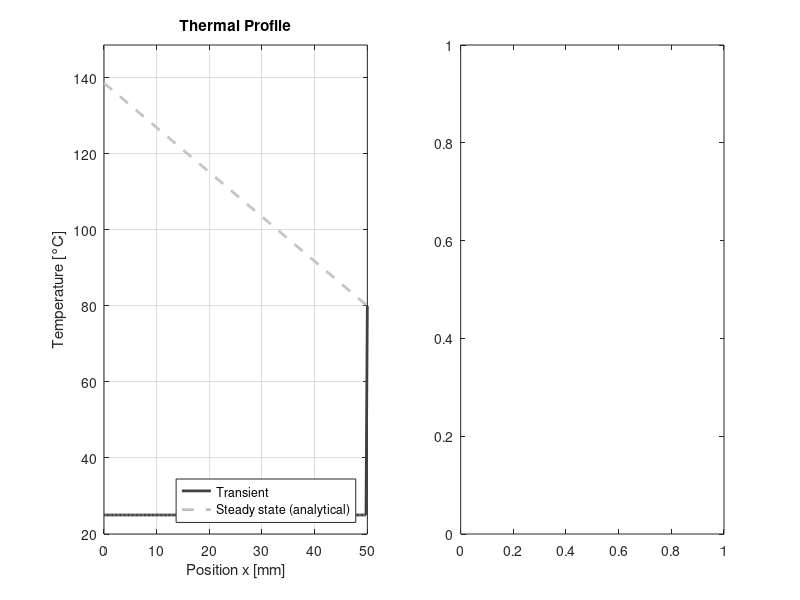

MATLAB code for this plot: (Note: this script raises an error after producing the figure.)
%% 1D Thermal Diffusion: Aluminium Bar
%  Left BC   (x=0): imposed heat flux  q_in = 25 W  (Neumann)
%  Right BC  (x=L): fixed temperature  T_sink = 80 °C (Dirichlet)
%
%  Geometry: 3 mm x 30 mm x 50 mm (cross-section A = 9e-5 m^2)
%
%  Method: explicit finite differences (FTCS) with ghost node for
%          the Neumann condition at the left boundary.
%

clear; clc; close all;

%% ── 1. Physical Parameters ──────────────────────────────────────────────
L     = 0.050;          % Bar length                    [m]
alpha = 98e-6;          % Thermal diffusivity of Al     [m²/s]
k     = 237;            % Thermal conductivity of Al    [W/(m·K)]
A     = 3e-3 * 30e-3;   % Cross-section: 3 mm × 30 mm   [m²]  = 9e-5 m²

% Boundary conditions
q_in   = 25;        % Imposed heat flux at x=0          [W]
T_sink = 80;        % Sink temperature at x=L           [°C]
T0     = 25;        % Initial temperature (ambient)     [°C]

%% ── 2. Spatial Discretisation ───────────────────────────────────────────
Nx = 200;                    % Internal nodes + boundaries
dx = L / (Nx - 1);           % Spatial step
x  = linspace(0, L, Nx);     % Grid [m]

% CFL coefficient — explicit stability condition: lambda < 0.5
% Safety factor 0.45 applied
lambda = 0.45;
dt     = lambda * dx^2 / alpha;   % Time step [s]

T_final = 100;               % Simulation duration [s] — sufficient to reach steady state
Nt      = ceil(T_final / dt);

fprintf('Solver parameters:\n');
fprintf('  dx = %.4f mm | dt = %.6f s | Nt = %d | lambda = %.4f\n', ...
        dx*1e3, dt, Nt, lambda);

%% ── 3. Analytical Steady-State Solution (verification) ─────────────────
% At steady state: d²T/dx² = 0  →  T(x) = a·x + b
% T'(0) = -q_in/(k·A)   →  a = -q_in/(k·A)
% T(L)  = T_sink         →  b = T_sink - a·L
a_ss = -q_in / (k * A);
b_ss = T_sink - a_ss * L;
T_ss = a_ss * x + b_ss;       % Linear steady-state profile

fprintf('  Temperature at x=0 (steady state): %.2f °C\n', T_ss(1));
fprintf('  Temperature at x=L (steady state): %.2f °C  (expected: %.0f °C)\n\n', T_ss(end), T_sink);

%% ── 4. Initialisation ───────────────────────────────────────────────────
u     = T0 * ones(1, Nx);   % Uniform initial condition
u(end) = T_sink;             % Enforce Dirichlet BC on the right immediately

% Arrays to record the time history
t_hist = zeros(1, Nt);
T_x0_hist = zeros(1, Nt);   % T(x=0) over time
T_xmid_hist = zeros(1, Nt); % T(x=L/2) over time

%% ── 5. Plot Setup ───────────────────────────────────────────────────────
fig = figure('Name', '1D Thermal Diffusion', ...
             'Position', [100 100 1000 520], ...
             'Color', [0.9 0.9 0.9]);

% Subplot 1: Spatial profile
ax1 = subplot(1,2,1);
hProf = plot(ax1, x*1e3, u, '-','color', [0.25 0.25 0.25], 'LineWidth', 2); hold on;
hSS   = plot(ax1, x*1e3, T_ss, '--','color', [0.75 0.75 0.75], 'LineWidth', 2);
xlabel(ax1, 'Position x [mm]');
ylabel(ax1, 'Temperature [°C]');
title(ax1, 'Thermal Profile');
legend(ax1, 'Transient', 'Steady state (analytical)', 'Location', 'SouthEast');
grid(ax1, 'on');
ylim(ax1, [T0-5, T_ss(1)+10]);
xlim(ax1, [0, L*1e3]);

% Subplot 2: Time history
ax2 = subplot(1,2,2);
hH0   = plot(ax2, NaN, NaN, '-','color', [0.25 0.25 0.25], 'LineWidth', 2); hold on;
hHmid = plot(ax2, NaN, NaN, '-','color', [0.50 0.50 0.50], 'LineWidth', 2);
hSS0  = yline(ax2, T_ss(1), '--','color', [0.75 0.75 0.75], 'LineWidth', 2);
xlabel(ax2, 'Time [s]');
ylabel(ax2, 'Temperature [°C]');
title(ax2, 'Convergence to Steady State');
legend(ax2, 'T(x=0)', 'T(x=L/2)', 'T_{steady}(x=0)', 'Location', 'SouthEast');
grid(ax2, 'on');
ylim(ax2, [T0-5, T_ss(1)+10]);

sgtitle(fig, sprintf('Al bar 3×30×50 mm | q_{in}=%.0f W | T_{sink}=%.0f °C', ...
                     q_in, T_sink), 'FontSize', 12, 'FontWeight', 'bold');

%% ── 6. Time-Stepping Loop ───────────────────────────────────────────────
disp('Starting simulation...');
plot_interval = max(1, floor(Nt / 300)); % ~300 total plot updates

for n = 1:Nt

    u_new = u;

    % ── A. Interior nodes: standard FTCS scheme ──────────────────────────
    u_new(2:end-1) = u(2:end-1) + lambda * ...
                     (u(3:end) - 2*u(2:end-1) + u(1:end-2));

    % ── B. Left BC — Neumann: imposed heat flux q_in  (ghost node) ───────
    %  -k·A·(dT/dx)|_{x=0} = q_in
    %  Ghost node: u_ghost = u(2) + 2·dx·q_in/(k·A)
    %  → u_new(1) = u(1) + lambda·(u(2) - 2·u(1) + u_ghost)
    %             = u(1) + lambda·(2·u(2) - 2·u(1) + 2·dx·q_in/(k·A))
    u_ghost  = u(2) + 2 * dx * q_in / (k * A);
    u_new(1) = u(1) + lambda * (u(2) - 2*u(1) + u_ghost);

    % ── C. Right BC — Dirichlet: fixed temperature ────────────────────────
    u_new(end) = T_sink;

    % ── D. Update state ───────────────────────────────────────────────────
    u = u_new;

    % ── E. Record time history ────────────────────────────────────────────
    t_hist(n)      = n * dt;
    T_x0_hist(n)   = u(1);
    T_xmid_hist(n) = u(ceil(Nx/2));

    % ── F. Update plot ────────────────────────────────────────────────────
    if mod(n, plot_interval) == 0
        set(hProf, 'YData', u);

        idx = 1:n;
        set(hH0,   'XData', t_hist(idx),   'YData', T_x0_hist(idx));
        set(hHmid, 'XData', t_hist(idx),   'YData', T_xmid_hist(idx));

        sgtitle(fig, sprintf('Al bar 3×30×50 mm | t = %.1f s / %.0f s', ...
                             n*dt, T_final), ...
                'FontSize', 12, 'FontWeight', 'bold');
        drawnow limitrate;
    end
end

%% ── 7. Convergence Check ────────────────────────────────────────────────
err_max = max(abs(u - T_ss));
fprintf('Simulation complete.\n');
fprintf('  Max error vs. analytical steady state: %.4f °C\n', err_max);

% Final plot with clearly visible analytical solution overlay
set(hProf, 'YData', u, 'Color', [0.5 0.5 0.5]);
set(hH0,   'XData', t_hist, 'YData', T_x0_hist);
set(hHmid, 'XData', t_hist, 'YData', T_xmid_hist);
set(gca, 'xlim', [0 T_final]);
sgtitle(fig, sprintf('STEADY STATE REACHED | Al bar 3×30×50 mm | Max error: %.3f °C', err_max), ...
        'FontSize', 12, 'FontWeight', 'bold', 'Color', [0.25 0.25 0.25]);
drawnow;
